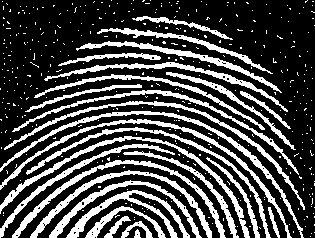
#> input picture cv-hw2/data/finger.jpg, 315 x 238 px
$ jupyter execute hw2_5.ipynb
#> lines starting #> are read from the running program, lines starting #| are printed output that depends on the picture
# HW#2-5: 지문 영상 개선

지문 영상(finger.jpg)의 품질을 개선한다.
수업시간에 배운 방법(히스토그램 평활화)을 기본으로 적용하고, 추가 방법(CLAHE, 샤프닝)도 적용하여 비교한다.

[cell 1]
import cv2
import numpy as np
import matplotlib.pyplot as plt

# 영상 로드
img = cv2.imread('data/finger.jpg', cv2.IMREAD_GRAYSCALE)
#> img is the input picture: shape (238, 315); min 0, max 255, mean 72.8
print(f'Image shape: {img.shape}, dtype: {img.dtype}')
#| Image shape: (238, 315), dtype: uint8

plt.figure(figsize=(6, 6))
plt.imshow(img, cmap='gray')
plt.title('Original Fingerprint')
plt.axis('off')
plt.show()

## 방법 1: 히스토그램 평활화 (Histogram Equalization)

전체 영상에 대해 히스토그램을 균일하게 분포시켜 대비를 개선한다.

[cell 2]
# 히스토그램 평활화
hist_eq = cv2.equalizeHist(img)

fig, axes = plt.subplots(2, 2, figsize=(12, 10))

axes[0, 0].imshow(img, cmap='gray')
axes[0, 0].set_title('Original')
axes[0, 0].axis('off')

axes[0, 1].imshow(hist_eq, cmap='gray')
axes[0, 1].set_title('Histogram Equalization')
axes[0, 1].axis('off')

axes[1, 0].hist(img.ravel(), 256, [0, 256], color='gray')
axes[1, 0].set_title('Original Histogram')

axes[1, 1].hist(hist_eq.ravel(), 256, [0, 256], color='gray')
axes[1, 1].set_title('Equalized Histogram')

plt.tight_layout()
plt.show()
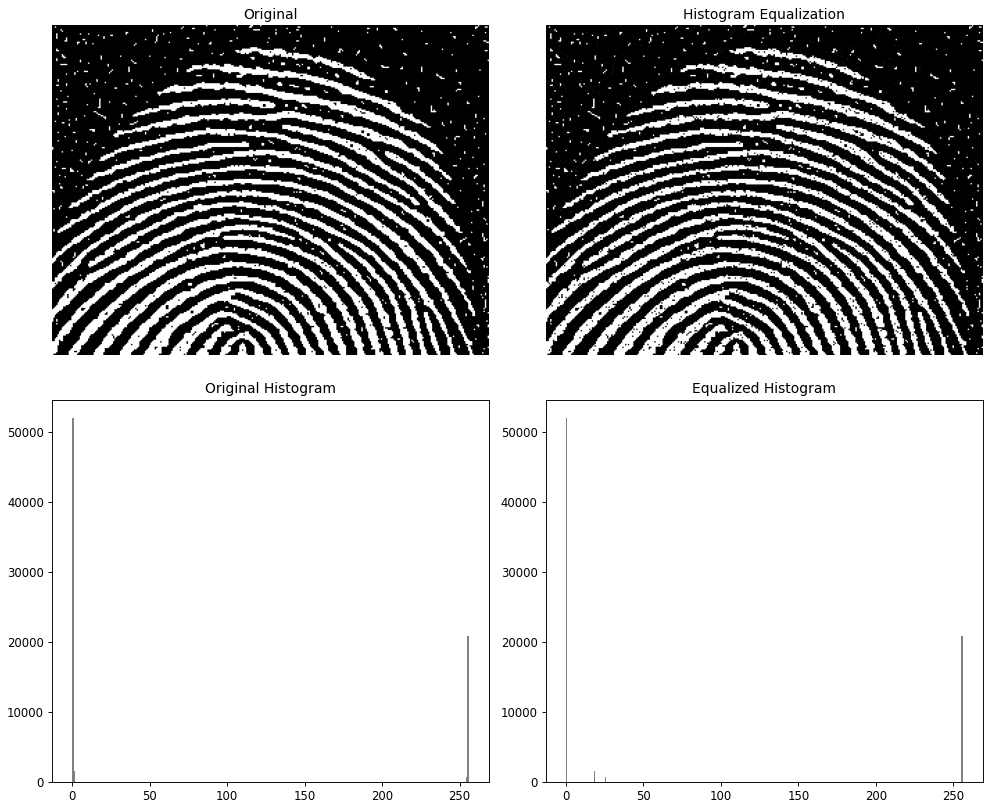
#> figure drawn by matplotlib, 4 panels; panel 3: tallest bar 51983 high, from x = 0 to 1; panel 4: tallest bar 51983 high, from x = 0 to 1

## 방법 2: CLAHE (Contrast Limited Adaptive Histogram Equalization)

영상을 작은 블록으로 나누어 지역적으로 히스토그램 평활화를 수행한다.
clipLimit으로 대비 증폭을 제한하여 노이즈 증폭을 억제한다.

[cell 3]
# CLAHE 적용 (다양한 파라미터)
clahe_1 = cv2.createCLAHE(clipLimit=2.0, tileGridSize=(8, 8))
clahe_2 = cv2.createCLAHE(clipLimit=4.0, tileGridSize=(8, 8))
clahe_3 = cv2.createCLAHE(clipLimit=4.0, tileGridSize=(16, 16))

result_clahe_1 = clahe_1.apply(img)
result_clahe_2 = clahe_2.apply(img)
result_clahe_3 = clahe_3.apply(img)

fig, axes = plt.subplots(2, 2, figsize=(12, 12))

axes[0, 0].imshow(img, cmap='gray')
axes[0, 0].set_title('Original')
axes[0, 0].axis('off')

axes[0, 1].imshow(result_clahe_1, cmap='gray')
axes[0, 1].set_title('CLAHE (clip=2.0, tile=8x8)')
axes[0, 1].axis('off')

axes[1, 0].imshow(result_clahe_2, cmap='gray')
axes[1, 0].set_title('CLAHE (clip=4.0, tile=8x8)')
axes[1, 0].axis('off')

axes[1, 1].imshow(result_clahe_3, cmap='gray')
axes[1, 1].set_title('CLAHE (clip=4.0, tile=16x16)')
axes[1, 1].axis('off')

plt.tight_layout()
plt.show()
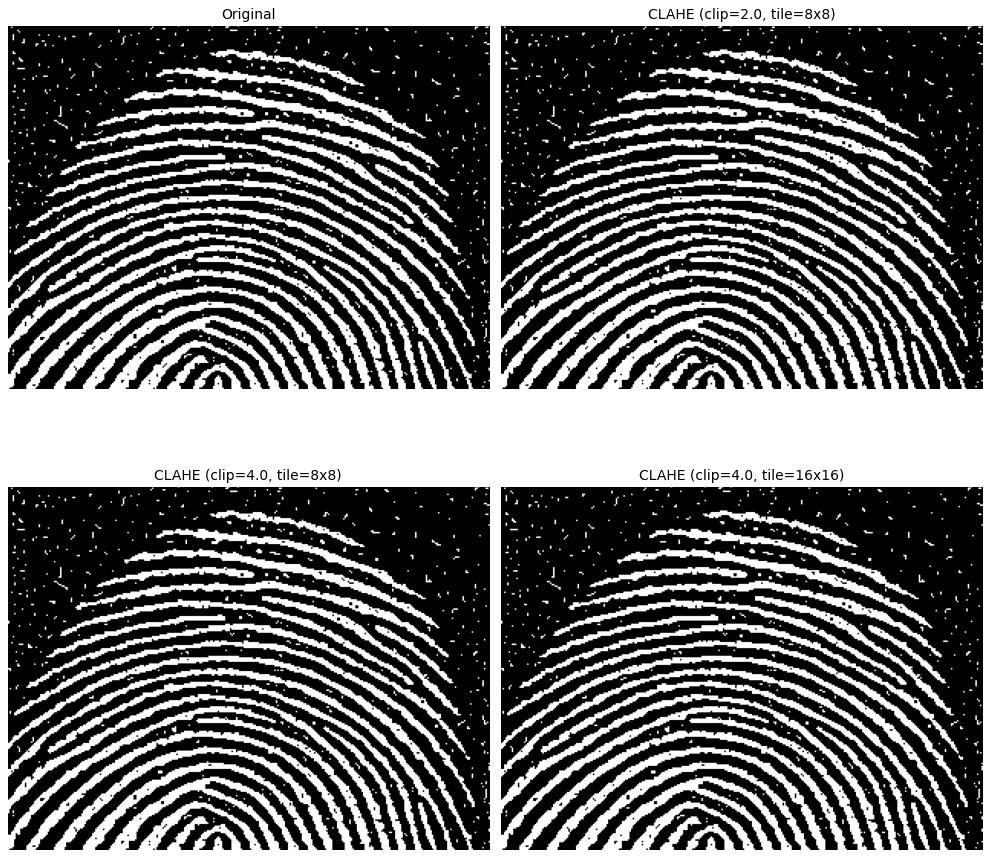
#> figure drawn by matplotlib, 4 panels

## 방법 3: 샤프닝 (Unsharp Masking)

Gaussian blur로 저주파 성분을 추출한 뒤, 원본에서 빼서 고주파(edge) 성분을 강조한다.
`sharpened = original + k * (original - blurred)`

[cell 4]
# Unsharp Masking
blurred = cv2.GaussianBlur(img, (7, 7), 2.0)
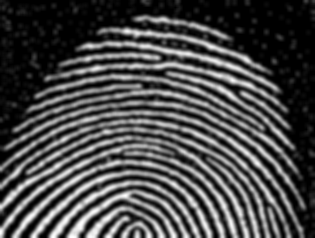
#> blurred: shape (238, 315); min 0, max 255, mean 72.8
# k 값을 조절하여 샤프닝 강도 조절
k = 2.0
sharpened = cv2.addWeighted(img, 1 + k, blurred, -k, 0)

fig, axes = plt.subplots(1, 3, figsize=(18, 6))

axes[0].imshow(img, cmap='gray')
axes[0].set_title('Original')
axes[0].axis('off')

axes[1].imshow(blurred, cmap='gray')
axes[1].set_title('Gaussian Blurred')
axes[1].axis('off')

axes[2].imshow(sharpened, cmap='gray')
axes[2].set_title(f'Unsharp Masking (k={k})')
axes[2].axis('off')

plt.tight_layout()
plt.show()
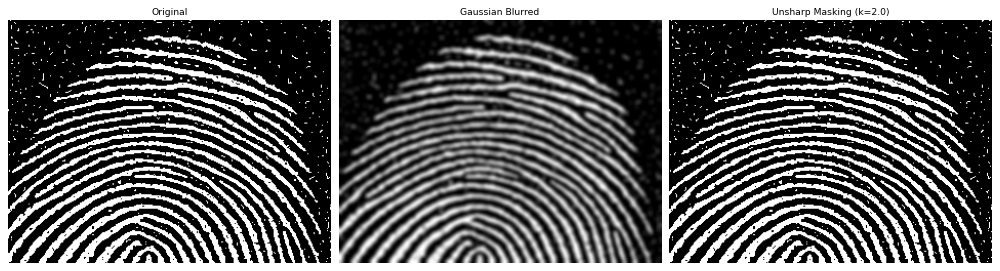
#> figure drawn by matplotlib, 3 panels

## 조합: CLAHE + Sharpening

CLAHE로 대비를 개선한 후, 샤프닝으로 지문 ridge를 더 선명하게 만든다.

[cell 5]
# CLAHE 먼저 적용 후 샤프닝
clahe = cv2.createCLAHE(clipLimit=3.0, tileGridSize=(8, 8))
enhanced = clahe.apply(img)

blurred_e = cv2.GaussianBlur(enhanced, (7, 7), 2.0)
final = cv2.addWeighted(enhanced, 1 + 1.5, blurred_e, -1.5, 0)

fig, axes = plt.subplots(1, 3, figsize=(18, 6))

axes[0].imshow(img, cmap='gray')
axes[0].set_title('Original')
axes[0].axis('off')

axes[1].imshow(enhanced, cmap='gray')
axes[1].set_title('CLAHE (clip=3.0)')
axes[1].axis('off')

axes[2].imshow(final, cmap='gray')
axes[2].set_title('CLAHE + Unsharp Masking')
axes[2].axis('off')

plt.tight_layout()
plt.savefig('result/hw2_5_result.png', dpi=150, bbox_inches='tight')
plt.show()
